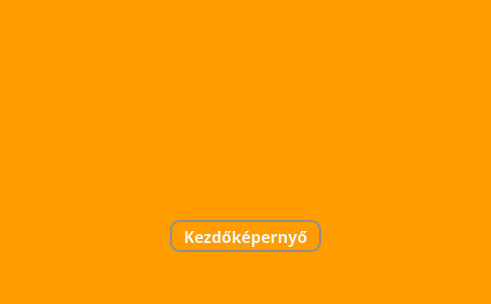
<?xml version="1.0" encoding="UTF-8"?>
<ui version="4.0">
 <class>MainWindow</class>
 <widget class="QMainWindow" name="MainWindow">
  <property name="geometry">
   <rect>
    <x>0</x>
    <y>0</y>
    <width>491</width>
    <height>304</height>
   </rect>
  </property>
  <property name="windowTitle">
   <string>Eredmény</string>
  </property>
  <property name="styleSheet">
   <string notr="true">* {
	background-color: #FF9C00;
	font-size: 16pt;
	color: grey;
}</string>
  </property>
  <widget class="QWidget" name="centralwidget">
   <widget class="QWidget" name="widget" native="true">
    <property name="geometry">
     <rect>
      <x>0</x>
      <y>0</y>
      <width>491</width>
      <height>271</height>
     </rect>
    </property>
    <property name="styleSheet">
     <string notr="true">* {
	background-color: #FF9C00;
    font-size: 16px;
    font-weight: bold;
}</string>
    </property>
    <widget class="QPushButton" name="nextButton">
     <property name="geometry">
      <rect>
       <x>170</x>
       <y>220</y>
       <width>151</width>
       <height>32</height>
      </rect>
     </property>
     <property name="font">
      <font>
       <family>Corbel</family>
       <pointsize>-1</pointsize>
       <bold>true</bold>
      </font>
     </property>
     <property name="styleSheet">
      <string notr="true">* {
	background-color: #FF9C00;
	border: 2px solid #8f8f91;
	border-radius: 10px;
	color: whitesmoke;
}

*:hover {
	background-color: #FFF200;
	color: #8f8f91;
}</string>
     </property>
     <property name="text">
      <string>Kezdőképernyő</string>
     </property>
    </widget>
    <widget class="QLabel" name="infoLabel">
     <property name="enabled">
      <bool>true</bool>
     </property>
     <property name="geometry">
      <rect>
       <x>20</x>
       <y>20</y>
       <width>451</width>
       <height>171</height>
      </rect>
     </property>
     <property name="font">
      <font>
       <family>Corbel</family>
       <pointsize>12</pointsize>
       <bold>true</bold>
      </font>
     </property>
     <property name="layoutDirection">
      <enum>Qt::LeftToRight</enum>
     </property>
     <property name="styleSheet">
      <string notr="true">* {
	font-size: 12pt;
	color: whitesmoke;
}</string>
     </property>
     <property name="frameShape">
      <enum>QFrame::NoFrame</enum>
     </property>
     <property name="text">
      <string/>
     </property>
     <property name="textFormat">
      <enum>Qt::PlainText</enum>
     </property>
     <property name="scaledContents">
      <bool>true</bool>
     </property>
     <property name="alignment">
      <set>Qt::AlignCenter</set>
     </property>
    </widget>
   </widget>
  </widget>
  <widget class="QStatusBar" name="statusbar"/>
 </widget>
 <resources/>
 <connections/>
</ui>
